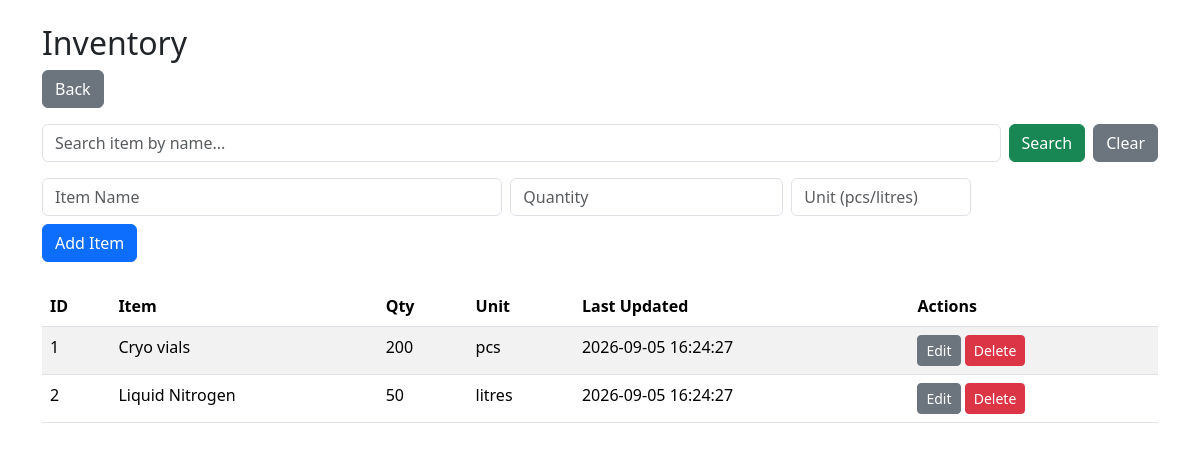
Page /modules/inventory.php on the committed database.
### tables this page shows
CREATE TABLE IF NOT EXISTS inventory (
  item_id INT AUTO_INCREMENT PRIMARY KEY,
  item_name VARCHAR(150) NOT NULL,
  quantity INT DEFAULT 0,
  unit VARCHAR(50),
  last_updated TIMESTAMP DEFAULT CURRENT_TIMESTAMP ON UPDATE CURRENT_TIMESTAMP
);

### modules/inventory.php (the view, shortened to what this page needs)
<?php
require_once __DIR__ . '/../config/db_connect.php';
if (isset($_GET['search']) && $_GET['search'] !== '') {
  $search = mysqli_real_escape_string($conn, $_GET['search']);
  $sql = "CALL search_inventory('$search')";
  $res = mysqli_query($conn, $sql);
  mysqli_next_result($conn);
} else {
  $res = mysqli_query($conn, "SELECT * FROM inventory ORDER BY last_updated DESC");
}
$mode = 'add';
$edit_row = null;
?>
<!doctype html>
<html>
<head>
<link href="../style.css" rel="stylesheet">
<link href="https://cdn.jsdelivr.net/npm/bootstrap@5.3.2/dist/css/bootstrap.min.css" rel="stylesheet">
</head>
<body class="container py-4">
<h2>Inventory</h2>
<a href="../index.php" class="btn btn-secondary mb-3">Back</a>
<form method="GET" class="mb-3 d-flex">
  <input type="text" name="search" class="form-control me-2" placeholder="Search item by name..."
         value="<?php echo isset($_GET['search']) ? htmlspecialchars($_GET['search']) : ''; ?>">
  <button type="submit" class="btn btn-success me-2">Search</button>
  <a href="inventory.php" class="btn btn-secondary">Clear</a>
</form>
<form method="post" class="mb-4 row g-2">
  <div class="col-md-5"><input name="item_name" class="form-control" placeholder="Item Name" required
    value="<?php echo $edit_row ? htmlspecialchars($edit_row['item_name']) : ''; ?>"></div>
  <div class="col-md-3"><input name="quantity" type="number" class="form-control" placeholder="Quantity" required
    value="<?php echo $edit_row ? intval($edit_row['quantity']) : ''; ?>"></div>
  <div class="col-md-2"><input name="unit" class="form-control" placeholder="Unit (pcs/litres)"
    value="<?php echo $edit_row ? htmlspecialchars($edit_row['unit']) : ''; ?>"></div>
  <div class="col-12"><button class="btn btn-primary"><?php echo $mode==='edit' ? 'Update Item' : 'Add Item'; ?></button></div>
</form>
<table class="table table-striped">
<thead><tr><th>ID</th><th>Item</th><th>Qty</th><th>Unit</th><th>Last Updated</th><th>Actions</th></tr></thead>
<tbody>
<?php while($row = mysqli_fetch_assoc($res)){ ?>
<tr>
  <td><?php echo $row['item_id']; ?></td>
  <td><?php echo htmlspecialchars($row['item_name']); ?></td>
  <td><?php echo $row['quantity']; ?></td>
  <td><?php echo $row['unit']; ?></td>
  <td><?php echo $row['last_updated']; ?></td>
  <td>
    <a href="?edit=<?php echo $row['item_id']; ?>" class="btn btn-sm btn-secondary">Edit</a>
    <form method="post" style="display:inline">
      <button class="btn btn-sm btn-danger" onclick="return confirm('Delete?')">Delete</button>
    </form>
  </td>
</tr>
<?php } ?>
</tbody>
</table>
</body>
</html>

### style.css (style rules this page uses)
body { background:#f8f9fa; }

### rows in the picture
inventory: item_id "1", item_name "Cryo vials", quantity "200", unit "pcs", last_updated "2026-09-05 16:24:27"
inventory: item_id "2", item_name "Liquid Nitrogen", quantity "50", unit "litres", last_updated "2026-09-05 16:24:27"
